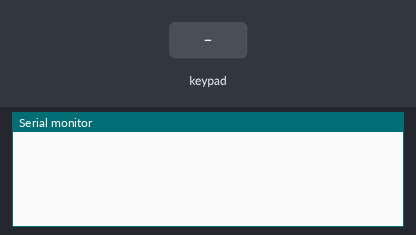
A sketch run on a simulated ESP8266 (NodeMCU). On the bench: the last lines printed to the serial monitor. Inputs (shaded band) come from the test bench.

Above: at 1.2 s.
1.3 s: key '1' pressed
At 2.3 s:
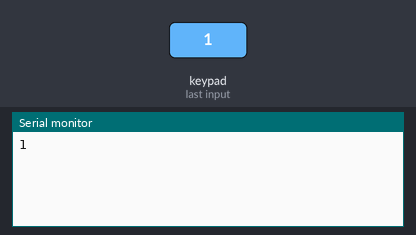
2.8 s: keypad keys 1 2 3 4 5 pressed 0.4 s apart
At 5.7 s:
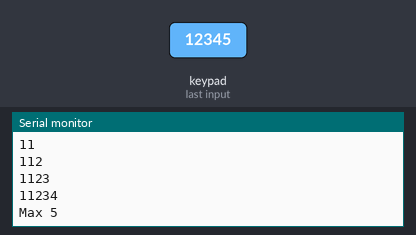
6.3 s: key 'A' pressed
At 7.2 s:
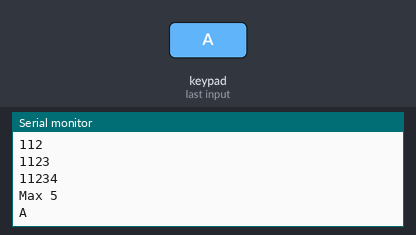
7.8 s: keypad keys 1 2 3 4 5 # pressed 0.4 s apart
At 11.1 s:
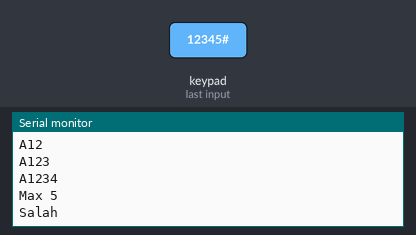
11.7 s: key 'B' pressed
At 12.7 s:
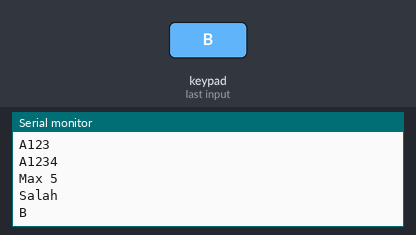
13.2 s: keypad keys 1 2 3 4 5 * pressed 0.4 s apart
At 16.5 s:
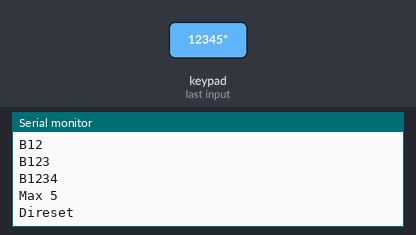

Measured:
- after the input at 1.3 s, the serial monitor: prints a new line at once (image 1)
- after the input at 2.8 s, the serial monitor: prints a new line at once (image 2)
- after the input at 6.3 s, the serial monitor: prints a new line at once (image 3)
- after the input at 7.8 s, the serial monitor: prints a new line at once (image 4)
- after the input at 11.7 s, the serial monitor: prints a new line at once (image 5)
- after the input at 13.2 s, the serial monitor: prints a new line at once (image 6)

The sketch:

admin.ino
```cpp
#include <Keypad.h>

// Konfigurasi pin keypad
const byte ROWS = 4; // Jumlah baris
const byte COLS = 4; // Jumlah kolom

// Array untuk mendefinisikan tombol pada keypad
char keys[ROWS][COLS] = {
  {'1', '2', '3', 'A'},
  {'4', '5', '6', 'B'},
  {'7', '8', '9', 'C'},
  {'*', '0', '#', 'D'}  // Tombol D untuk menghapus karakter
};

// Pin pada ESP8266 yang terhubung dengan baris dan kolom keypad
byte rowPins[ROWS] = {D1, D2, D3, D4}; // Sesuaikan dengan pin ESP8266
byte colPins[COLS] = {D5, D6, D7, D8};

// Inisialisasi library Keypad
Keypad keypad = Keypad(makeKeymap(keys), rowPins, colPins, ROWS, COLS);

// Deklarasi password dan data yang dikirim
const String passwords[4] = {"12345", "54321", "11223", "33211"}; // 4 password
const String messages[4] = {"Message1", "Message2", "Message3", "Message4"}; // Pesan yang dikirim
String inputPassword = ""; // Variabel untuk menyimpan input dari keypad
const int maxLength = 5;  // Panjang maksimal password

void setup() {
  Serial.begin(115200);  // Kecepatan komunikasi dengan ESP penerima
}

void loop() {
  char key = keypad.getKey(); // Membaca tombol yang ditekan

  if (key) {
    // Jika tombol * ditekan, reset input
    if (key == '*') {
      inputPassword = "";
      Serial.println("Direset");
    }
    // Jika tombol # ditekan, periksa password
    else if (key == '#') {
      // Periksa apakah input cocok dengan salah satu password
      bool isValid = false;
      for (int i = 0; i < 4; i++) {
        if (inputPassword == passwords[i]) {
          isValid = true;
          Serial.println(messages[i]); // Kirim pesan yang sesuai
          break;
        }
      }
      if (!isValid) {
        Serial.println("Salah");
      }
      inputPassword = ""; // Reset setelah pemeriksaan
    }
    // Jika tombol D ditekan, hapus karakter terakhir dari input
    else if (key == 'D') {
      if (inputPassword.length() > 0) {
        inputPassword.remove(inputPassword.length() - 1); // Menghapus karakter terakhir
        Serial.println(inputPassword); // Menampilkan password setelah dihapus
      }
    }
    // Tambahkan karakter ke input password
    else {
      if (inputPassword.length() < maxLength) {
        inputPassword += key;
        Serial.println(inputPassword);
      } else {
        // Jika panjang password melebihi batas, tampilkan pesan dan reset
        Serial.println("Max 5");
        inputPassword = ""; // Reset password jika terlalu panjang
      }
    }
  }
}
```
